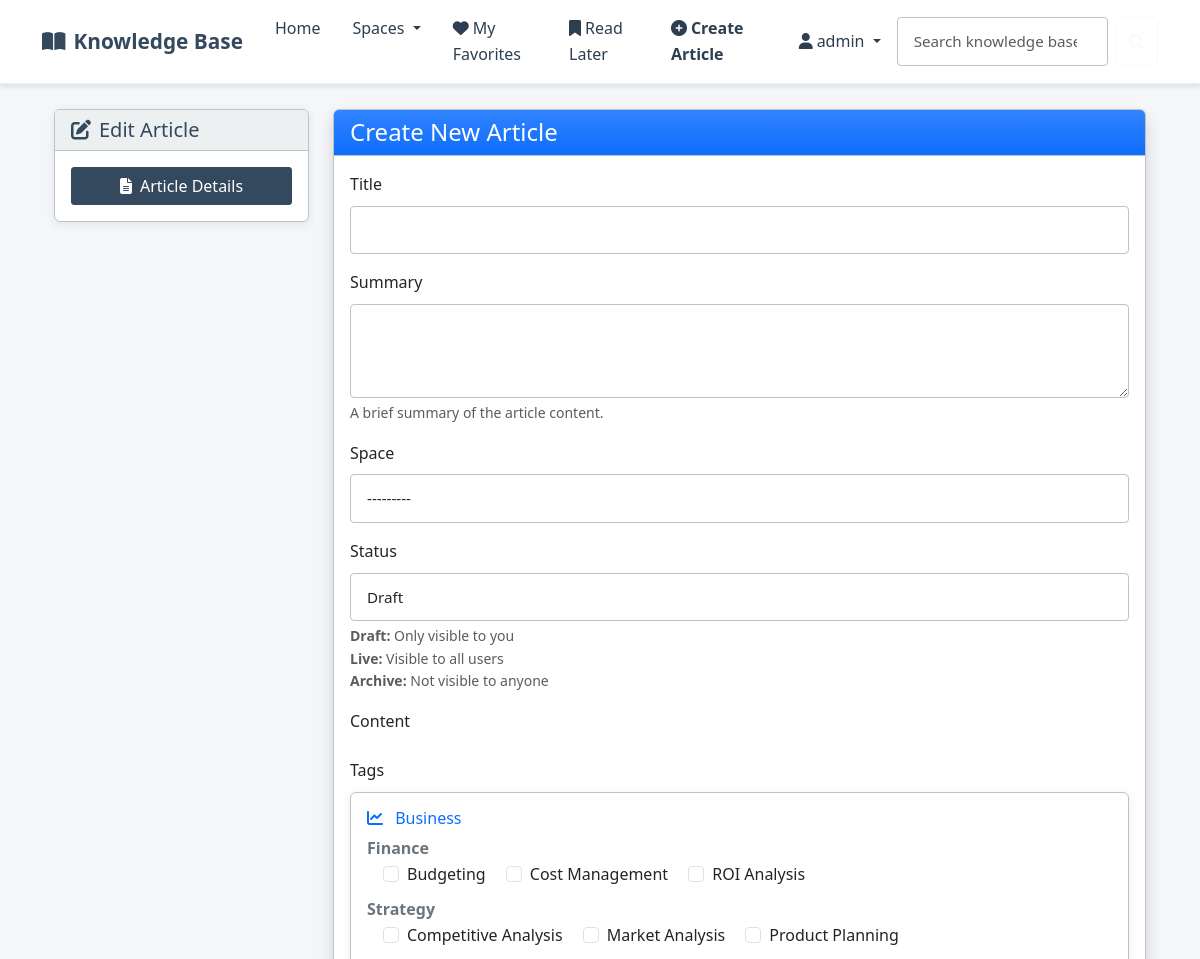
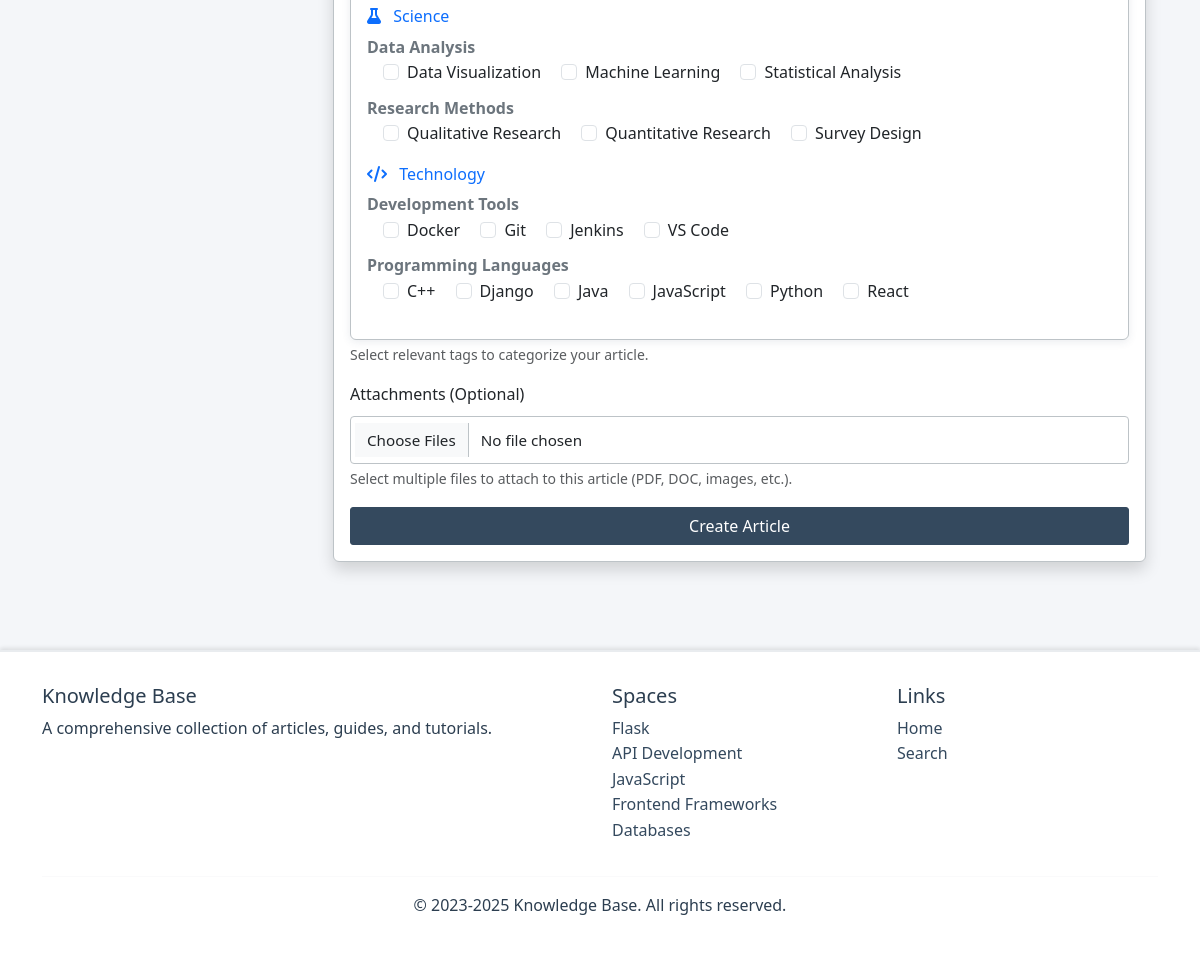
Screenshot of /article/create/ (signed in) with the database file from the repository (2 pictures, top to bottom).
### kb/models.py (models this page shows, shortened)
class TagGroup(models.Model):
    name = models.CharField(max_length=100, unique=True)
    description = models.TextField(blank=True)
    color = models.CharField(max_length=7, choices=Label.COLOR_CHOICES, default='#007bff')
    icon = models.CharField(max_length=50, blank=True)
    created_at = models.DateTimeField(auto_now_add=True)
    updated_at = models.DateTimeField(auto_now=True)
    class Meta:
        ordering = ['name']
        verbose_name = "Tag Group"
        verbose_name_plural = "Tag Groups"

class TagCategory(models.Model):
    name = models.CharField(max_length=100)
    description = models.TextField(blank=True)
    group = models.ForeignKey(TagGroup, on_delete=models.CASCADE, related_name='categories')
    color = models.CharField(max_length=7, choices=Label.COLOR_CHOICES, default='#6c757d')
    created_at = models.DateTimeField(auto_now_add=True)
    updated_at = models.DateTimeField(auto_now=True)
    class Meta:
        ordering = ['group__name', 'name']
        unique_together = ['name', 'group']
        verbose_name = "Tag Category"
        verbose_name_plural = "Tag Categories"

class Tag(models.Model):
    name = models.CharField(max_length=50)
    description = models.TextField(blank=True)
    category = models.ForeignKey(TagCategory, on_delete=models.CASCADE, related_name='tags')
    color = models.CharField(max_length=7, choices=Label.COLOR_CHOICES, default='#e9ecef')
    usage_count = models.PositiveIntegerField(default=0, help_text="Number of articles using this tag")
    created_at = models.DateTimeField(auto_now_add=True)
    updated_at = models.DateTimeField(auto_now=True)
    class Meta:
        ordering = ['category__group__name', 'category__name', 'name']
        unique_together = ['name', 'category']
        verbose_name = "Tag"
        verbose_name_plural = "Tags"
    def get_full_path(self):
        return f"{self.category.group.name} / {self.category.name} / {self.name}"

class Space(models.Model):
    ICON_CHOICES = [
        ('fas fa-folder', 'Folder'),
        ('fas fa-book', 'Book'),
        ('fas fa-lightbulb', 'Lightbulb'),
        ('fas fa-cog', 'Settings'),
        ('fas fa-rocket', 'Rocket'),
        ('fas fa-star', 'Star'),
        ('fas fa-heart', 'Heart'),
        ('fas fa-trophy', 'Trophy'),
        ('fas fa-graduation-cap', 'Education'),
        ('fas fa-code', 'Code'),
        ('fas fa-database', 'Database'),
        ('fas fa-shield-alt', 'Security'),
        ('fas fa-users', 'Team'),
        ('fas fa-chart-line', 'Analytics'),
        ('fas fa-puzzle-piece', 'Puzzle'),
        ('fas fa-tools', 'Tools'),
        ('fas fa-globe', 'Global'),
        ('fas fa-mobile-alt', 'Mobile'),
        ('fas fa-cloud', 'Cloud'),
        ('fas fa-fire', 'Fire'),
    ]
    name = models.CharField(max_length=100)
    description = models.TextField()
    label = models.ForeignKey(Label, on_delete=models.SET_NULL, null=True, blank=True, related_name='spaces')
    icon = models.CharField(max_length=50, choices=ICON_CHOICES, default='fas fa-folder')
    def __str__(self):
        return self.name
    class Meta:
        verbose_name_plural = "Spaces"

### kb/views.py (the view)
# urls.py: path('article/create/', views.create_article, name='create_article'),
@login_required
def create_article(request):
    if request.method == 'POST':
        form = ArticleForm(request.POST, request.FILES)
        print(f"Form is valid: {form.is_valid()}")
        if form.is_valid():
            article = form.save(commit=False)
            article.author = request.user
            article.created_at = timezone.now()
            article.updated_at = timezone.now()
            article.save()
            form.save_m2m()  # Save many-to-many relationships (tags)
            files = request.FILES.getlist('attachments')
            for file in files:
                if file:
                    ArticleAttachment.objects.create(
                        article=article,
                        file=file,
                        original_name=file.name
                    )
            messages.success(request, f"Article '{article.title}' was created successfully.")
            return redirect('article_detail', article_id=article.id)
        else:
            print(f"Form errors: {form.errors}")
    else:
        form = ArticleForm()
    return render(request, 'article_form.html', {
        'form': form,
        'title': 'Create New Article',
        'submit_text': 'Create Article'
    })

### templates/article_form.html (shortened to what this page needs)
{% extends "layout.html" %}
{% load static %}
{% block extra_css %}
{{ form.media.css }}
{% endblock %}
{% block content %}
<div class="container-fluid">
    <div class="row">
        <div class="col-lg-3 col-md-4">
            <div class="sticky-top" style="top: 1rem;">
                <div class="card mb-3">
                    <div class="card-header">
                        <h5 class="mb-0"><i class="fas fa-edit me-2"></i>Edit Article</h5>
                    </div>
                    <div class="card-body">
                        <div class="d-grid">
                            <button class="btn btn-primary" onclick="scrollToSection('article-form')">
                                <i class="fas fa-file-alt me-2"></i>Article Details
                            </button>
                        </div>
                    </div>
                </div>
            </div>
        </div>
        <div class="col-lg-9 col-md-8">
            <div class="card shadow">
                <div class="card-header bg-primary bg-gradient text-white">
                    <h4 class="card-title mb-0">{{ title }}</h4>
                </div>
                <div class="card-body" id="article-form">
                <form method="post" enctype="multipart/form-data" action="{% if article %}{% url 'edit_article' article_id=article.id %}{% else %}{% url 'create_article' %}{% endif %}">
                    <div class="mb-3">
                        <label for="id_title" class="form-label">Title</label>
                        {{ form.title }}
                    </div>
                    <div class="mb-3">
                        <label for="id_summary" class="form-label">Summary</label>
                        {{ form.summary }}
                        <div class="form-text">A brief summary of the article content.</div>
                    </div>
                    <div class="mb-3">
                        <label for="id_space" class="form-label">Space</label>
                        {{ form.space }}
                    </div>
                    <div class="mb-3">
                        <label for="id_status" class="form-label">Status</label>
                        {{ form.status }}
                        <div class="form-text">
                            <strong>Draft:</strong> Only visible to you<br>
                            <strong>Live:</strong> Visible to all users<br>
                            <strong>Archive:</strong> Not visible to anyone
                        </div>
                    </div>
                    <div class="mb-3">
                        <label for="id_content" class="form-label">Content</label>
                    </div>
                    <div class="mb-3">
                        <label class="form-label">Tags</label>
                        <div class="card">
                            <div class="card-body">
                                {% regroup form.tags.field.queryset by category.group as tag_groups %}
                                {% for group in tag_groups %}
                                <div class="mb-3">
                                    <h6 class="text-primary mb-2">
                                        <i class="{{ group.grouper.icon }} me-2"></i>
                                        {{ group.grouper.name }}
                                    </h6>
                                    {% regroup group.list by category as categories %}
                                    {% for category in categories %}
                                    <div class="mb-2">
                                        <strong class="text-secondary">{{ category.grouper.name }}</strong>
                                        <div class="ms-3">
                                            {% for tag in category.list %}
                                            <div class="form-check form-check-inline">
                                                <input class="form-check-input" type="checkbox" name="tags" value="{{ tag.id }}" id="tag_{{ tag.id }}"
                                                    {% if not article and tag.id in form.tags.value %}checked{% endif %}>
                                                <label class="form-check-label" for="tag_{{ tag.id }}">
                                                    {{ tag.name }}
                                                </label>
                                            </div>
                                            {% endfor %}
                                        </div>
                                    </div>
                                    {% endfor %}
                                </div>
                                {% empty %}
                                <p class="text-muted">No tags available. <a href="/admin/kb/tag/">Add tags in admin</a></p>
                                {% endfor %}
                            </div>
                        </div>
                        <div class="form-text">Select relevant tags to categorize your article.</div>
                    </div>
                    <div class="mb-3">
                        <label for="id_attachments" class="form-label">Attachments (Optional)</label>
                        <input type="file" name="attachments" class="form-control" multiple>
                        <div class="form-text">Select multiple files to attach to this article (PDF, DOC, images, etc.).</div>
                    </div>
                    <div class="d-grid gap-2">
                        <button type="submit" class="btn btn-primary">{{ submit_text }}</button>
                    </div>
                </form>
            </div>
        </div>
    </div>
</div>
{% endblock %}

### templates/layout.html (shortened to what this page needs)
{% load static %}
<!DOCTYPE html>
<html lang="en">
<head>
    <link href="https://cdn.jsdelivr.net/npm/bootstrap@5.3.0/dist/css/bootstrap.min.css" rel="stylesheet">
    <link rel="stylesheet" href="https://cdnjs.cloudflare.com/ajax/libs/font-awesome/6.4.0/css/all.min.css">
    <link rel="stylesheet" href="https://cdnjs.cloudflare.com/ajax/libs/highlight.js/11.7.0/styles/github-dark.min.css">
    <link rel="stylesheet" href="{% static 'css/custom.css' %}">
    {% block extra_css %}{% endblock %}
</head>
<body>
    <nav class="navbar navbar-expand-lg" style="background-color: #ffffff; border-bottom: 2px solid #e9ecef; box-shadow: 0 2px 4px rgba(0,0,0,0.1);">
        <div class="container">
            <a class="navbar-brand" href="{% url 'index' %}">
                <i class="fas fa-book-open me-2"></i>Knowledge Base
            </a>
            <div class="collapse navbar-collapse" id="navbarMain">
                <ul class="navbar-nav me-auto">
                    <li class="nav-item">
                        <a class="nav-link {% if request.path == '/' %}active{% endif %}" href="{% url 'index' %}">Home</a>
                    </li>
                    <li class="nav-item dropdown">
                        <a class="nav-link dropdown-toggle" href="#" id="spacesDropdown" role="button" data-bs-toggle="dropdown" aria-expanded="false">
                            Spaces
                        </a>
                    </li>
                    {% if user.is_authenticated %}
                    <li class="nav-item">
                        <a class="nav-link {% if request.path == '/my-favorites/' %}active{% endif %}" href="{% url 'my_favorites' %}">
                            <i class="fas fa-heart me-1"></i>My Favorites
                        </a>
                    </li>
                    <li class="nav-item">
                        <a class="nav-link {% if request.path == '/my-read-later/' %}active{% endif %}" href="{% url 'my_read_later' %}">
                            <i class="fas fa-bookmark me-1"></i>Read Later
                        </a>
                    </li>
                    <li class="nav-item">
                        <a class="nav-link {% if request.path == '/article/create/' %}active{% endif %}" href="{% url 'create_article' %}">
                            <i class="fas fa-plus-circle me-1"></i>Create Article
                        </a>
                    </li>
                    {% endif %}
                </ul>
                <ul class="navbar-nav ms-auto">
                    {% if user.is_authenticated %}
                    <li class="nav-item dropdown">
                        <a class="nav-link dropdown-toggle" href="#" id="userDropdown" role="button" data-bs-toggle="dropdown" aria-expanded="false">
                            <i class="fas fa-user me-1"></i>{{ user.username }}
                        </a>
                    </li>
                    {% endif %}
                </ul>
                <div class="d-flex position-relative">
                    <form id="searchForm" class="d-flex" action="{% url 'search' %}" method="get">
                        <input id="searchInput" class="form-control me-2" type="search" placeholder="Search knowledge base..." aria-label="Search" name="q">
                        <button class="btn btn-outline-light" type="submit">
                            <i class="fas fa-search"></i>
                        </button>
                    </form>
                </div>
            </div>
        </div>
    </nav>
    <main class="container py-4">
        {% block content %}{% endblock %}
    </main>
    <footer class="footer">
        <div class="container">
            <div class="row">
                <div class="col-md-6">
                    <h5>Knowledge Base</h5>
                    <p>A comprehensive collection of articles, guides, and tutorials.</p>
                </div>
                <div class="col-md-3">
                    <h5>Spaces</h5>
                    <ul class="list-unstyled">
                        {% for space in spaces %}
                        <li><a href="{% url 'space_detail' space_id=space.id %}" class="text-decoration-none" style="color: var(--primary-corporate);">{{ space.name }}</a></li>
                        {% endfor %}
                    </ul>
                </div>
                <div class="col-md-3">
                    <h5>Links</h5>
                    <ul class="list-unstyled">
                        <li><a href="{% url 'index' %}" class="text-decoration-none" style="color: var(--primary-corporate);">Home</a></li>
                        <li><a href="{% url 'search' %}" class="text-decoration-none" style="color: var(--primary-corporate);">Search</a></li>
                    </ul>
                </div>
            </div>
            <hr style="border-color: #e9ecef;">
            <div class="text-center">
                <p>&copy; 2023-2025 Knowledge Base. All rights reserved.</p>
            </div>
        </div>
    </footer>
</body>
</html>

### rows the page displays
TagGroup: grouper.name "Business"
TagCategory: grouper.name "Finance"
Tag: name "Budgeting"
Tag: name "Cost Management"
Tag: name "ROI Analysis"
TagCategory: grouper.name "Strategy"
Tag: name "Competitive Analysis"
Tag: name "Market Analysis"
Tag: name "Product Planning"
TagGroup: grouper.name "Science"
TagCategory: grouper.name "Data Analysis"
Tag: name "Data Visualization"
Tag: name "Machine Learning"
Tag: name "Statistical Analysis"
TagCategory: grouper.name "Research Methods"
Tag: name "Qualitative Research"
Tag: name "Quantitative Research"
Tag: name "Survey Design"
TagGroup: grouper.name "Technology"
TagCategory: grouper.name "Development Tools"
Tag: name "Docker"
Tag: name "Git"
Tag: name "Jenkins"
Tag: name "VS Code"
TagCategory: grouper.name "Programming Languages"
Tag: name "C++"
Tag: name "Django"
Tag: name "Java"
Tag: name "JavaScript"
Tag: name "Python"
Tag: name "React"
Space: name "Flask"
Space: name "API Development"
Space: name "JavaScript"
Space: name "Frontend Frameworks"
Space: name "Databases"

### other values shown
{{ user.username }} "admin"
{{ title }} "Create New Article"
{{ submit_text }} "Create Article"
